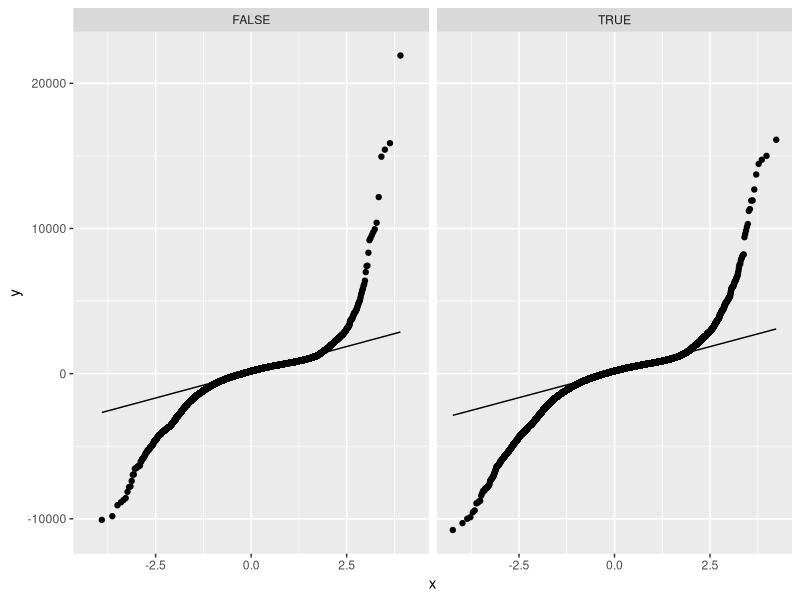

This figure's R source:
## ---- chunk 1

# load the dataset however you want, and then use (one of the above or a combination of:)
summary(iris)
#View(iris) # can also be accomplished by ctrl+left mouse click on name
names(iris)
typeof(iris) # what is the type of iris?
typeof(iris$Species) # what is the type of column (variable) Species
iris # usually this doesn't provide a very nice view...
dim(iris)

# these are all base-R functions, but another recommended one is
library(dplyr) # <- load the dplyr library where glimpse is defined
glimpse(iris)

## ---- chunk 2

iris$Sepal.Length # loads just the vector Sepal.Length
mean(iris$Sepal.Length) # provides the mean of Sepal.Length
range(iris$Sepal.Length) # the minimum and maximum (vector result with two numbers)
mean(iris[,1]) # call Sepal.Length by location (it is the first column) and then compute mean

## ---- chunk 3

1:6 # all numbers between 1 and 6
seq(from = 1, to = 6, by = 2) # now just the odds
seq(1, 6, 2) # abbreviation, just keep the arguments in order
runif(10, min = -1, max = 6) # 10 uniform numbers between -1 and 6
rnorm(5, mean = 0, sd = 3) # 5 normally distributed points with mean 0 and std 3
c("My", "Name", "is", pi) # c() combines scalars. In this case to a string vector, notice how the pi became a string R does the type-casting alone
cbind(c("My", "Name", "is", pi), c(1,2,3,4)) # combine columns into a matrix with cbind (rbind does this for rows)
round(runif(30, min = 0.5, 6.5)) # roll the dice 30 times. Round takes a vector and returns a vector with the same size

## ---- chunk 4

# Data frames are the basic form of data analysis table. they are part of "base-R"
dataframe_example = data.frame(numbers = 1:3, letters = c("a", "B", "c")) 
dataframe_example
# but notice how the tibble printing is much better

tibble_example <- tibble(numbers = 1:3, letters = c("a", "B", "c"))
tibble_example
# or you can also do that manually in a more aesthetic manner (notice the r in tribble, stands for "row" definition form)
tibble_example2 <- tribble(
  ~numbers, ~letters,
  1, "a",
  2, "B",
  3, "c"
)
tibble_example2

# The great benefit of tibble is the ability to work with slightly more complex data structures
tribble(
  ~numbers, ~few_letters,
  1, c("a","b"),
  2, c("C"),
  3, NULL
)

## ---- chunk 5

list_example <- list(user_name = c("foo", "bar"),
                     user_transactions = 
                       rbind(1:10, 2:11, 3:12))
list_example$hello <- "world"

list_example[[1]]
list_example$user_name
list_example
glimpse(list_example)

## ---- chunk 6
library(tidyverse)
glimpse(diamonds)
# Use ?diamonds to see the documentation of the database
# or click F1 on diamonds
## ---- chunk 7
# Set a consistent test set among the groups - USE THIS SET AS A TRAIN SET OF 80%
diamonds <- diamonds %>%
  mutate(is_train = runif(NROW(diamonds)) <= 0.8)
## ---- chunk 8
diamonds_lm <- lm(formula = price ~ carat + cut + color + clarity + x + y + z + depth + table,
                  data = diamonds %>% filter(is_train))
test_price_lm <- predict(object = diamonds_lm, 
                         newdata = diamonds %>% filter(!is_train))

sum(  (test_price_lm - diamonds$price[!diamonds$is_train])  ^2  )
mean((test_price_lm - diamonds$price[!diamonds$is_train]))
mean(abs(test_price_lm - diamonds$price[!diamonds$is_train]))

## ---- chunk 9

diamonds <- diamonds %>%
  mutate(predicted_price = predict(object = diamonds_lm,
                                   newdata = diamonds)) %>%
  mutate(predicted_rss = predicted_price -  price)
## ---- chunk 10
ggplot(diamonds, aes(sample = predicted_rss)) + 
  geom_qq() + geom_qq_line() + facet_wrap(~is_train)
